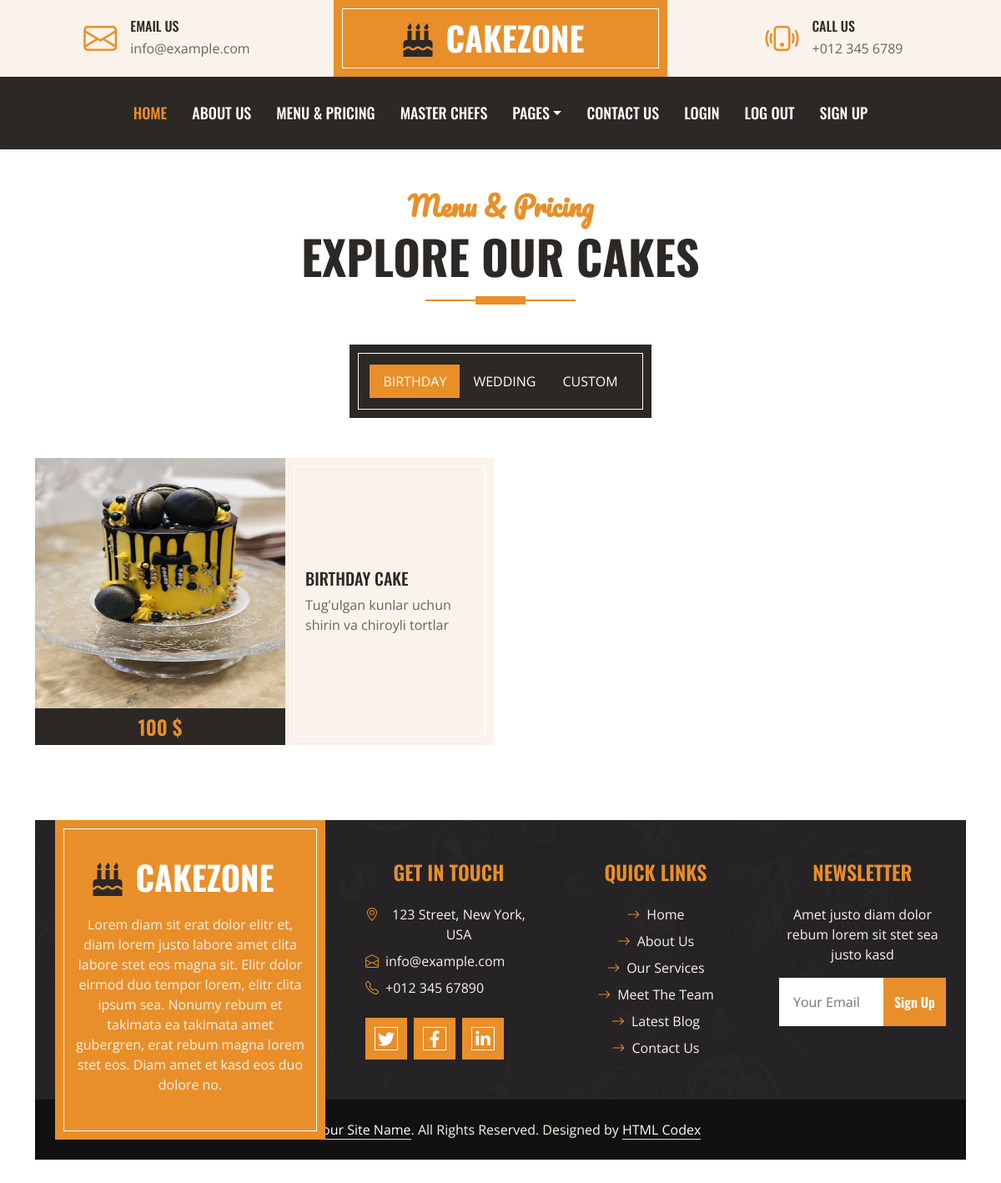
Screenshot of /blog/menu/birthday-cake with the database file from the repository.
### blog/models.py (models this page shows, shortened)
class Menu(models.Model):
    name = models.CharField(max_length=100)
    price = models.IntegerField()
    bio = models.TextField()
    img = models.ImageField(upload_to='Menu/img')
    slug = models.CharField(max_length=100)

### blog/views.py (the view)
# urls.py: path("menu/<slug:menu>", menuDetail, name='menu_detail_view'),
def menuDetail(request, menu):
    men = get_object_or_404(Menu, slug=menu)
    context = {
        "men": men
    }
    return render(request, "menuDetail.html", context=context)

### templates/menuDetail.html
{% extends 'base.html' %}
{% load static %}
{% block content %}
    <div class="container-fluid about py-5">
        <div class="container">
            <div class="section-title position-relative text-center mx-auto mb-5 pb-3" style="max-width: 600px;">
                <h2 class="text-primary font-secondary">Menu & Pricing</h2>
                <h1 class="display-4 text-uppercase">Explore Our Cakes</h1>
            </div>
            <div class="tab-class text-center">
                <ul class="nav nav-pills d-inline-flex justify-content-center bg-dark text-uppercase border-inner p-4 mb-5">
                    <li class="nav-item">
                        <a class="nav-link text-white active" data-bs-toggle="pill" href="#tab-1">Birthday</a>
                    </li>
                    <li class="nav-item">
                        <a class="nav-link text-white" data-bs-toggle="pill" href="#tab-2">Wedding</a>
                    </li>
                    <li class="nav-item">
                        <a class="nav-link text-white" data-bs-toggle="pill" href="#tab-3">Custom</a>
                    </li>
                </ul>
                <div class="tab-content">
                    <div id="tab-1" class="tab-pane fade show p-0 active">
                        <div class="row g-3">
                            <div class="col-lg-6">
                                <div class="d-flex h-100">
                                    <div class="flex-shrink-0">
                                        <img class="img-fluid" src="{{men.img.url}}" alt="" style="width: 300px; height: 300px;" >
                                        <h4 class="bg-dark text-primary p-2 m-0">{{men.price}} $</h4>
                                    </div>
                                    <div class="d-flex flex-column justify-content-center text-start bg-secondary border-inner px-4">
                                       <h5 class="text-uppercase">{{men.name}}</h5>
                                        <span>{{men.bio}}</span>
                                    </div>
                                </div>
                            </div>
                        </div>
                    </div>
{% endblock content %}

### static/css/style.css (style rules this page uses)
:root { --primary: #E88F2A; --secondary: #FAF3EB; --light: #FFFFFF; --dark: #2B2825; }
.font-secondary { font-family: 'Pacifico', cursive; }
h1, h2, .font-weight-bold { font-weight: 700 !important; }
h3, h4, .font-weight-semi-bold { font-weight: 600 !important; }
h5, h6, .font-weight-medium { font-weight: 500 !important; }
.border-inner { position: relative; }
.border-inner * { position: relative; z-index: 1; }
.border-inner::before { position: absolute; content: ""; top: 10px; right: 10px; bottom: 10px; left: 10px; background: none; border: 1px solid var(--light); z-index: 0; }
.section-title::before { position: absolute; content: ""; width: 60px; height: 10px; left: 50%; bottom: 0; margin-left: -30px; background: var(--primary); }
.section-title::after { position: absolute; content: ""; width: 180px; height: 2px; left: 50%; bottom: 4px; margin-left: -90px; background: var(--primary); }

### rows the page displays
Menu: img (picture), price "100", name "BIRTHDAY CAKE", bio "Tug'ulgan kunlar uchun shirin va chiroyli tortlar"
